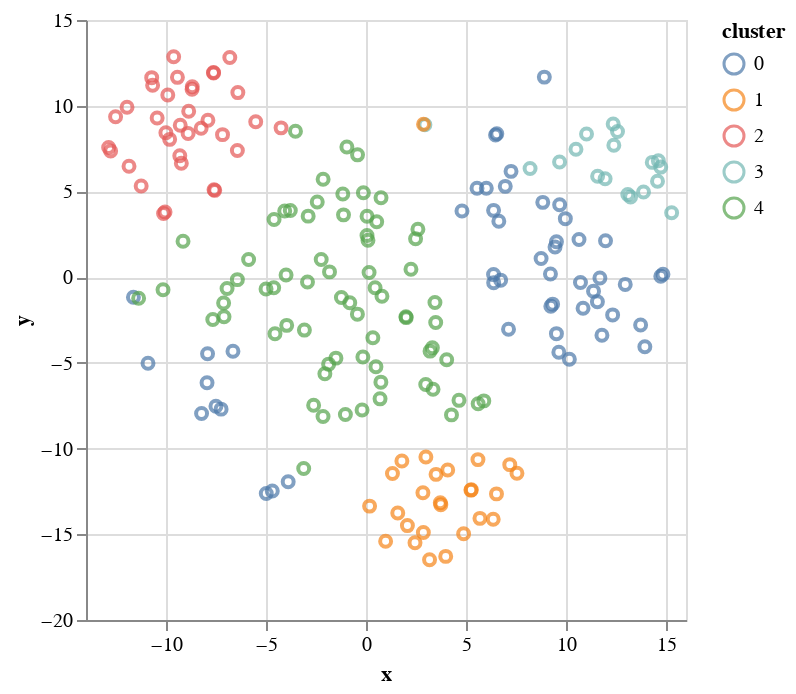

The notebook cell this image was saved under:
### Code cell
chart

### Figure 1 — Vega-Lite specification as saved in the notebook (floating-point values rounded to 4 significant figures; data arrays with more than 128 entries replaced by an {"elided": "..."} marker saying what was removed)
{"config": {"view": {"continuousWidth": 300, "continuousHeight": 300}}, "data": {"name": "data-c71dc1e75cb456b35995153a603932b5"}, "mark": {"type": "point"}, "encoding": {"color": {"field": "cluster", "type": "nominal"}, "x": {"field": "x", "type": "quantitative"}, "y": {"field": "y", "type": "quantitative"}}, "$schema": "https://vega.github.io/schema/vega-lite/v5.14.1.json", "datasets": {"data-c71dc1e75cb456b35995153a603932b5": {"elided": "200 records"}}}
